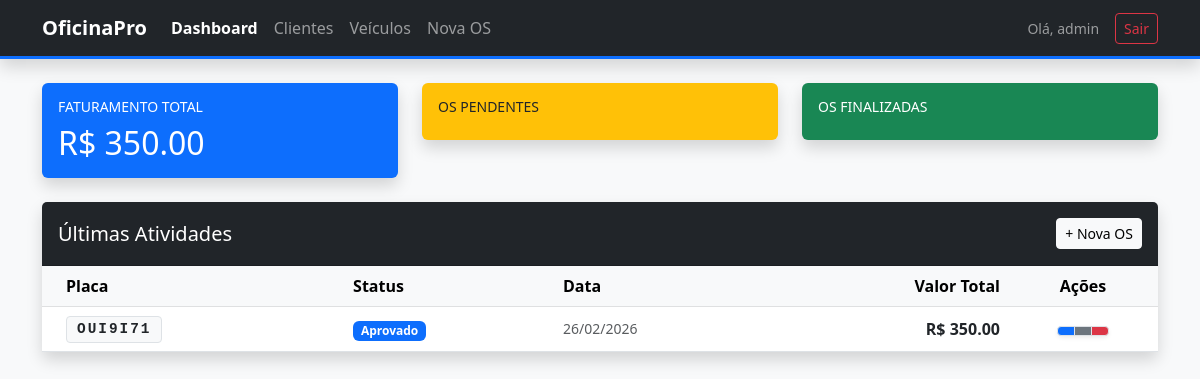
Before: /oficina/ (signed in) with the older database file.
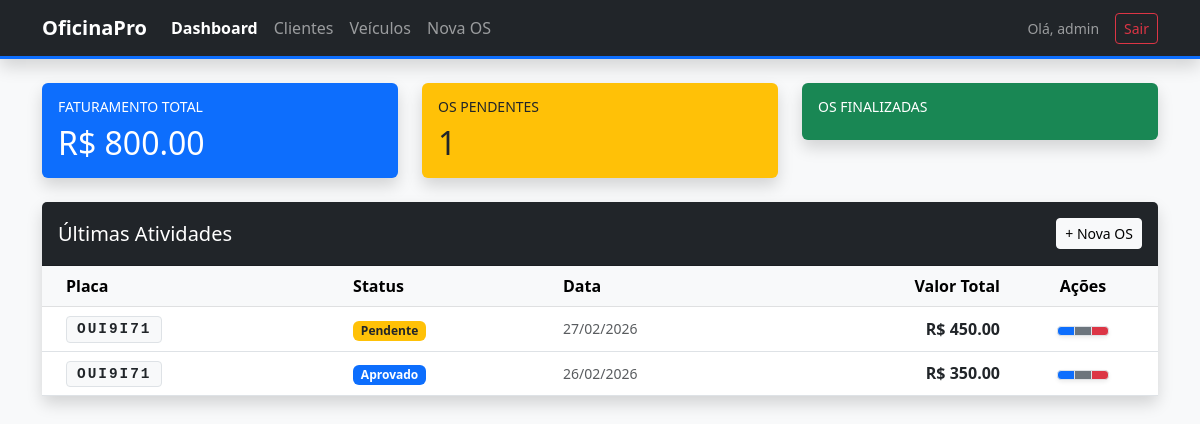
After: the same page with the newer database file.
### gestao/models.py (models this page shows, shortened)
class OrdemServico(models.Model):
    STATUS_CHOICES = [
        ("P", "Pendente"),
        ("A", "Aprovado"),
        ("F", "Finalizado"),
        ("C", "Cancelado"),  # Adicionei Cancelado para maior controle
    ]
    veiculo = models.ForeignKey(Veiculo, on_delete=models.CASCADE)
    mecanico = models.ForeignKey(User, on_delete=models.PROTECT)
    data_criacao = models.DateTimeField(auto_now_add=True)
    status = models.CharField(max_length=1, choices=STATUS_CHOICES,
                              default="P")
    observacoes = models.TextField(blank=True)
    @property
    def total_geral(self):
        return sum(item.subtotal for item in self.itens.all())

class Veiculo(models.Model):
    cliente = models.ForeignKey(
        Cliente, on_delete=models.CASCADE,
        related_name="veiculos"
    )
    placa = models.CharField(max_length=7, unique=True)
    modelo = models.CharField(max_length=50)
    marca = models.CharField(max_length=50)

class ItemOrdemServico(models.Model):
    ordem_servico = models.ForeignKey(
        "OrdemServico", on_delete=models.CASCADE, related_name="itens"
    )
    produto = models.ForeignKey(
        Produto, on_delete=models.PROTECT, verbose_name="Peça/Produto"
    )
    quantidade = models.PositiveIntegerField(default=1)
    valor_unitario = models.DecimalField(
        max_digits=10, decimal_places=2
    )  # Salva o preço no momento da venda
    @property
    def subtotal(self):
        return self.quantidade * self.valor_unitario

### gestao/views.py (the view)
# urls.py: path("", views.dashboard, name="dashboard"),
@login_required
def dashboard(request):
    resumo_status = OrdemServico.objects.values(
        "status").annotate(total=Count("id"))
    todas_os = OrdemServico.objects.all()
    valor_total = sum(os.total_geral for os in todas_os)
    ultimas_os = todas_os.order_by("-data_criacao")[:5]
    return render(
        request,
        "gestao/dashboard.html",
        {
            "ultimas_os": ultimas_os,
            "resumo": resumo_status,
            "valor_total": valor_total,  # Agora a variável vai com valor real!
        },
    )

### gestao/templates/gestao/dashboard.html (shortened to what this page needs)
{% extends 'gestao/base.html' %}
{% block content %}
<div class="row mb-4">
    <div class="col-md-4">
        <div class="card bg-primary text-white shadow">
            <div class="card-body">
                <h6 class="text-uppercase small">Faturamento Total</h6>
                <h2 class="mb-0">R$ {{ valor_total|floatformat:2 }}</h2>
            </div>
        </div>
    </div>
    <div class="col-md-4">
        <div class="card bg-warning text-dark shadow border-0">
            <div class="card-body">
                <h6 class="text-uppercase small">OS Pendentes</h6>
                <h2 class="mb-0">
                    {% for item in resumo %}{% if item.status == 'P' %}{{ item.total }}{% endif %}{% empty %}0{% endfor %}
                </h2>
            </div>
        </div>
    </div>
    <div class="col-md-4">
        <div class="card bg-success text-white shadow border-0">
            <div class="card-body">
                <h6 class="text-uppercase small">OS Finalizadas</h6>
            </div>
        </div>
    </div>
</div>
<div class="card shadow border-0">
    <div class="card-header bg-dark text-white d-flex justify-content-between align-items-center py-3">
        <h5 class="mb-0">Últimas Atividades</h5>
        <a href="{% url 'nova_os' %}" class="btn btn-sm btn-light">+ Nova OS</a>
    </div>
    <div class="card-body p-0"> <div class="table-responsive">
            <table class="table table-hover align-middle mb-0">
                <thead class="table-light">
                    <tr>
                        <th class="ps-4">Placa</th>
                        <th>Status</th>
                        <th>Data</th>
                        <th class="text-end">Valor Total</th>
                        <th class="text-center" style="width: 150px;">Ações</th>
                    </tr>
                </thead>
                <tbody>
                    {% for os in ultimas_os %}
                    <tr>
                        <td class="ps-4">
                            <span class="badge bg-light text-dark border font-monospace" style="font-size: 0.9rem;">
                                {{ os.veiculo.placa|upper }}
                            </span>
                        </td>
                        <td>
                            <span class="badge {% if os.status == 'P' %}bg-warning text-dark{% elif os.status == 'F' %}bg-success{% else %}bg-primary{% endif %}">
                                {{ os.get_status_display }}
                            </span>
                        </td>
                        <td class="text-muted small">{{ os.data_criacao|date:"d/m/Y" }}</td>
                        <td class="text-end fw-bold text-dark">
                            R$ {{ os.total_geral|floatformat:2 }}
                        </td>
                        <td class="text-center">
                            <div class="btn-group shadow-sm">
                                <a href="{% url 'detalhe_os' os.id %}" class="btn btn-sm btn-primary border" title="Visualizar">
                                </a>
                                <a href="{% url 'editar_os' os.id %}" class="btn btn-sm btn-secondary border" title="Editar">
                                </a>
                                <a href="{% url 'excluir_os' os.id %}" class="btn btn-sm btn-danger border" title="Excluir">
                                </a>
                            </div>
                        </td>
                    </tr>
                    {% empty %}
                    <tr>
                        <td colspan="5" class="text-center py-4 text-muted">Nenhuma ordem de serviço encontrada.</td>
                    </tr>
                    {% endfor %}
                </tbody>
            </table>
        </div>
    </div>
</div>
{% endblock %}

### gestao/templates/gestao/base.html (shortened to what this page needs)
{% load static %}
<!DOCTYPE html>
<html lang="pt-br">
<head>
    <link href="https://cdn.jsdelivr.net/npm/bootstrap@5.3.0/dist/css/bootstrap.min.css" rel="stylesheet">
    <link rel="stylesheet" href="{% static 'gestao/css/style.css' %}">
</head>
<body class="bg-light">
    <nav class="navbar navbar-expand-lg navbar-dark bg-dark shadow mb-4">
        <div class="container">
            <a class="navbar-brand fw-bold" href="{% url 'dashboard' %}">
                 OficinaPro
            </a>
            <div class="collapse navbar-collapse" id="navbarNav">
                <ul class="navbar-nav me-auto">
                    <li class="nav-item">
                        <a class="nav-link {% if request.resolver_match.url_name == 'dashboard' %}active fw-bold text-white{% endif %}"
                            href="{% url 'dashboard' %}">
                             Dashboard
                        </a>
                    </li>
                    <li class="nav-item">
                        <a class="nav-link {% if 'cliente' in request.resolver_match.url_name %}active fw-bold text-white{% endif %}"
                            href="{% url 'lista_clientes' %}">
                             Clientes
                        </a>
                    </li>
                    <li class="nav-item">
                        <a class="nav-link {% if 'veiculo' in request.resolver_match.url_name %}active fw-bold text-white{% endif %}"
                            href="{% url 'lista_veiculos' %}">
                             Veículos
                        </a>
                    </li>
                    <li class="nav-item">
                        <a class="nav-link {% if 'os' in request.resolver_match.url_name %}active fw-bold text-white{% endif %}"
                            href="{% url 'nova_os' %}">
                             Nova OS
                        </a>
                    </li>
                </ul>
                <div class="d-flex align-items-center">
                    <span class="navbar-text me-3 small">
                         Olá, {{ user.username }}
                    </span>
                    <form action="{% url 'logout' %}" method="post" class="d-inline">
                        <button type="submit" class="btn btn-sm btn-outline-danger">
                             Sair
                        </button>
                    </form>
                </div>
            </div>
        </div>
        </nav>
    <div class="container">
        {% block content %}
        {% endblock %}
    </div>
</body>
</html>

### gestao/static/gestao/css/style.css (style rules this page uses)
body { background-color: #f8f9fa; }
.navbar { border-bottom: 3px solid #0d6efd; }
.nav-link { transition: all 0.3s ease; }
.font-monospace { letter-spacing: 2px; padding: 5px 10px; border-radius: 4px; }
.card { border: none; transition: transform 0.2s; }

Changed rows visible on the page:
added OrdemServico: veiculo.placa "OUI9I71", status "Pendente", data_criacao "27/02/2026", total_geral "450.00"
Other visible differences:
{{ valor_total|floatformat:2 }}: "350.00" → "800.00"
new list line: "1"
